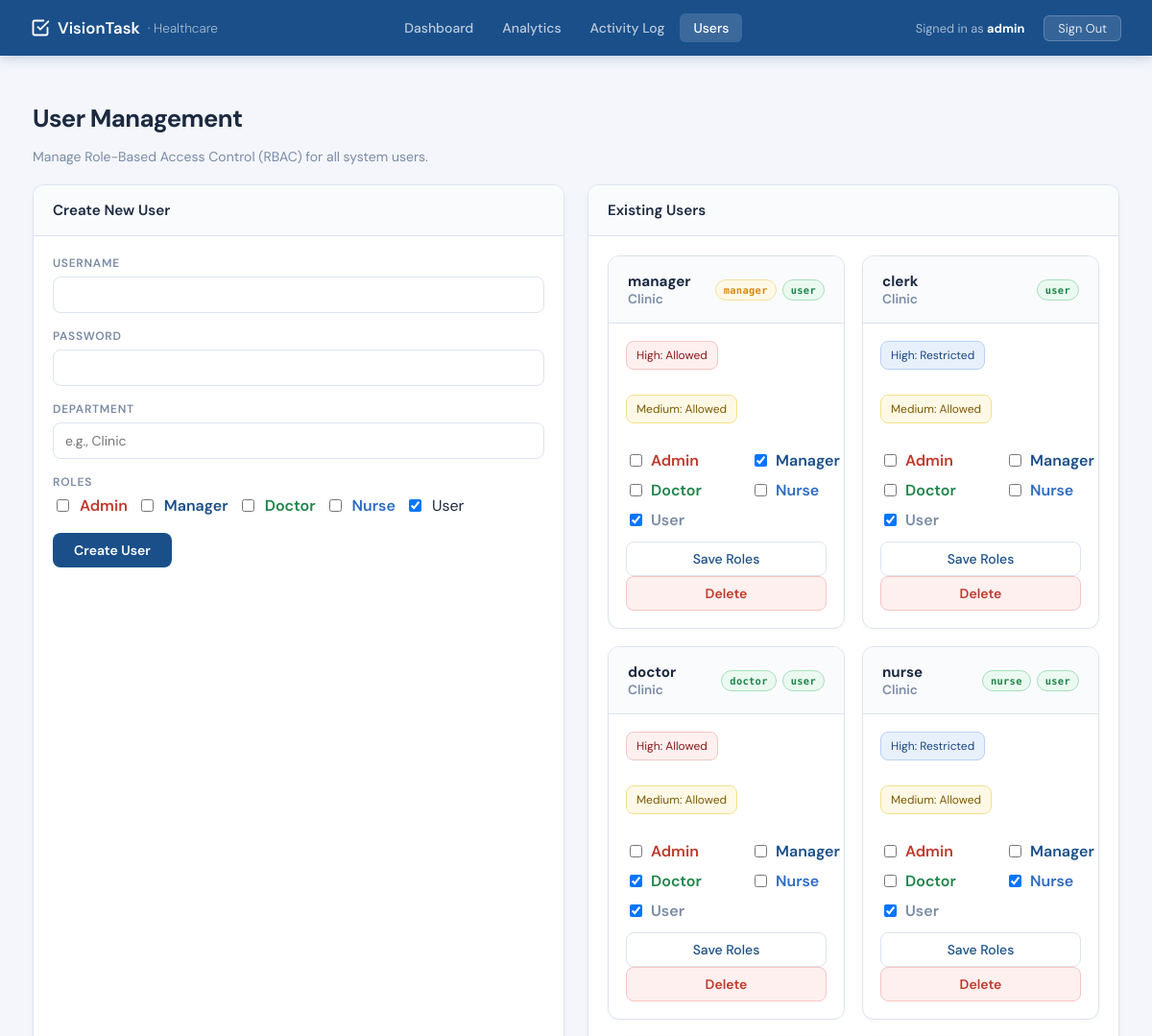
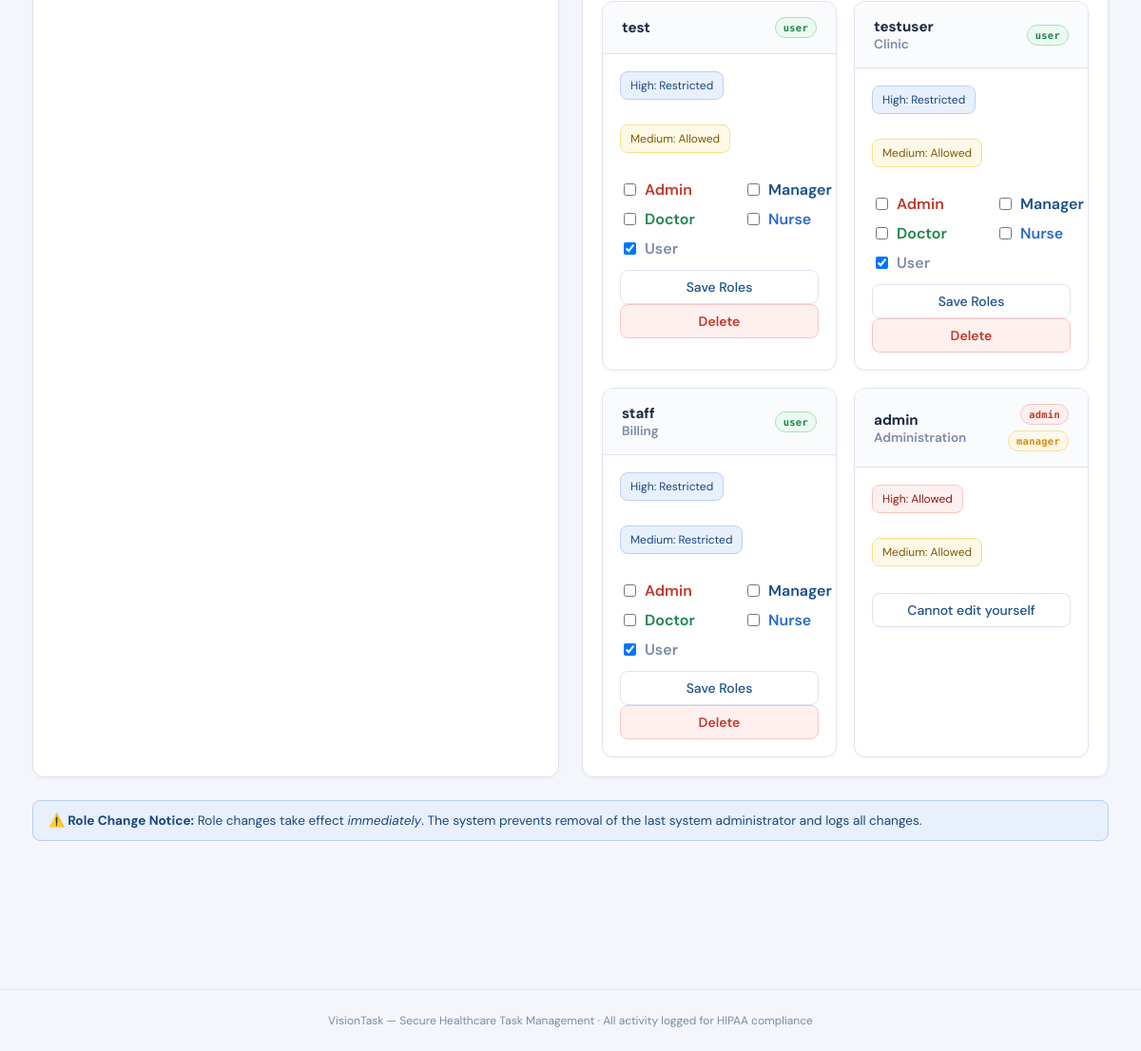
/users (signed in), run on the app's committed database (2 pictures, top to bottom).
### tables this page shows
CREATE TABLE users (
            username TEXT PRIMARY KEY,
            password_hash TEXT NOT NULL,
            roles TEXT NOT NULL,
            department TEXT,
            can_view_high_sensitivity INTEGER NOT NULL,
            can_view_medium_sensitivity INTEGER NOT NULL
        );

### vision_task/app (2).py (the view)
    @app.route("/users", methods=["GET"])
    def ui_users():
        redir = _require_login()
        if redir: return redir
        user = _get_session_user()
        if "admin" not in user.roles:
            return render_template("error.html", user=user,
                                   message="Only administrators can manage users."), 403
        return render_template("users.html", user=user, users=list_users(),
                               success_msg=request.args.get("success"),
                               error_msg=request.args.get("error"))

### vision_task/auth.py (called while the page is built)
def _ensure_demo_users():
    for u in DEMO_USERS:
        existing = db_get_user(u.username)
        if not existing:
            db_insert_user(u)

def list_users() -> list[User]:
    _ensure_demo_users()
    return db_list_users()

def get_user(username: str) -> User | None:
    _ensure_demo_users()
    return db_get_user(username)

### vision_task/db.py (called while the page is built)
def _get_db_path() -> str:
    return os.environ.get("VISION_TASK_DB") or "vision_task.db"

def _get_connection() -> sqlite3.Connection:
    conn = sqlite3.connect(_get_db_path(), detect_types=sqlite3.PARSE_DECLTYPES)
    conn.row_factory = sqlite3.Row
    return conn

def _row_to_user(row: sqlite3.Row) -> User:
    return User(
        username=row["username"],
        password_hash=row["password_hash"],
        roles=json.loads(row["roles"]),
        department=row["department"],
        can_view_high_sensitivity=bool(row["can_view_high_sensitivity"]),
        can_view_medium_sensitivity=bool(row["can_view_medium_sensitivity"]),
    )

def list_users() -> List[User]:
    conn = _get_connection()
    cur = conn.cursor()
    cur.execute("SELECT * FROM users")
    rows = cur.fetchall()
    conn.close()
    return [_row_to_user(r) for r in rows]

def get_user(username: str) -> Optional[User]:
    conn = _get_connection()
    cur = conn.cursor()
    cur.execute("SELECT * FROM users WHERE username = ?", (username,))
    row = cur.fetchone()
    conn.close()
    return _row_to_user(row) if row else None

### vision_task/templates/users.html (shortened to what this page needs)
{% extends "base.html" %}
{% block content %}
<h1 class="vt-page-title">User Management</h1>
<p class="vt-subtitle">Manage Role-Based Access Control (RBAC) for all system users.</p>
<div class="grid-2" style="gap:24px; margin-top:20px;">
    <div class="vt-card">
        <div class="vt-card-header">Create New User</div>
        <div style="padding:20px;">
            <form method="post" action="{{ url_for('ui_create_user') }}">
                <div style="margin-bottom:16px;">
                    <label class="vt-label">Username</label>
                    <input class="vt-input" name="username" required />
                </div>
                <div style="margin-bottom:16px;">
                    <label class="vt-label">Password</label>
                    <input class="vt-input" name="password" type="password" required />
                </div>
                <div style="margin-bottom:16px;">
                    <label class="vt-label">Department</label>
                    <input class="vt-input" name="department" placeholder="e.g., Clinic" />
                </div>
                <div style="margin-bottom:18px;">
                    <label class="vt-label">Roles</label>
                    <div style="display:flex;flex-wrap:wrap;gap:10px;">
                        <label style="display:flex;align-items:center;gap:8px;">
                            <input type="checkbox" name="roles" value="admin" />
                            <span style="font-weight:600;color:var(--high);">Admin</span>
                        </label>
                        <label style="display:flex;align-items:center;gap:8px;">
                            <input type="checkbox" name="roles" value="manager" />
                            <span style="font-weight:600;color:var(--brand);">Manager</span>
                        </label>
                        <label style="display:flex;align-items:center;gap:8px;">
                            <input type="checkbox" name="roles" value="doctor" />
                            <span style="font-weight:600;color:var(--low);">Doctor</span>
                        </label>
                        <label style="display:flex;align-items:center;gap:8px;">
                            <input type="checkbox" name="roles" value="nurse" />
                            <span style="font-weight:600;color:var(--brand-mid);">Nurse</span>
                        </label>
                        <label style="display:flex;align-items:center;gap:8px;">
                            <input type="checkbox" name="roles" value="user" checked />
                            <span>User</span>
                        </label>
                    </div>
                </div>
                <button class="btn-brand" type="submit">Create User</button>
            </form>
        </div>
    </div>
    <div class="vt-card">
        <div class="vt-card-header">Existing Users</div>
        <div style="padding:20px;">
            <div style="display:grid;grid-template-columns:repeat(auto-fit,minmax(240px,1fr));gap:18px;">
                {% for u in users %}
                <div class="vt-card" style="border:1px solid var(--border);">
                    <div class="vt-card-header" style="display:flex;justify-content:space-between;align-items:center;">
                        <div>
                            <strong>{{ u.username }}</strong>
                            {% if u.department %}
                            <div style="font-size:.85rem;color:var(--muted);">{{ u.department }}</div>
                            {% endif %}
                        </div>
                        <div style="display:flex;flex-wrap:wrap;gap:6px;justify-content:flex-end;">
                            {% for r in u.roles %}
                            <span class="sens-badge badge-{{ 'high' if r == 'admin' else 'medium' if r == 'manager' else 'low' }}" style="font-size:.65rem;padding:4px 8px;">
                                {{ r }}
                            </span>
                            {% endfor %}
                        </div>
                    </div>
                    <div style="padding:18px;">
                        <div style="display:flex;gap:10px;flex-wrap:wrap;margin-bottom:12px;">
                            <span class="vt-alert vt-alert-{{ 'danger' if u.can_view_high_sensitivity else 'info' }}" style="padding:6px 10px; font-size:.75rem;">
                                High: {% if u.can_view_high_sensitivity %}Allowed{% else %}Restricted{% endif %}
                            </span>
                            <span class="vt-alert vt-alert-{{ 'warn' if u.can_view_medium_sensitivity else 'info' }}" style="padding:6px 10px; font-size:.75rem;">
                                Medium: {% if u.can_view_medium_sensitivity %}Allowed{% else %}Restricted{% endif %}
                            </span>
                        </div>
                        {% if u.username != user.username %}
                        <form method="post" action="{{ url_for('ui_update_role', username=u.username) }}">
                            <div style="display:grid;grid-template-columns:repeat(2,minmax(120px,1fr));gap:10px;margin-bottom:12px;">
                                {% for role, label, color in [('admin','Admin','var(--high)'),('manager','Manager','var(--brand)'),('doctor','Doctor','var(--low)'),('nurse','Nurse','var(--brand-mid)'),('user','User','var(--muted)')] %}
                                <label style="display:flex;align-items:center;gap:6px;font-weight:600;color:{{ color }};">
                                    <input type="checkbox" name="roles" value="{{ role }}" {% if role in u.roles %}checked{% endif %} />
                                    {{ label }}
                                </label>
                                {% endfor %}
                            </div>
                            <div style="display:flex;gap:10px;flex-wrap:wrap;">
                                <button type="submit" class="btn-outline" style="flex:1;">Save Roles</button>
                            </div>
                        </form>
                        <form method="post" action="{{ url_for('ui_delete_user', username=u.username) }}" onsubmit="return confirm('Delete user {{ u.username }}? This cannot be undone.');">
                            <button type="submit" class="btn-danger-soft" style="width:100%;">Delete</button>
                        </form>
                        {% else %}
                        <div>
                            <button type="button" class="btn-outline" disabled style="width:100%;">Cannot edit yourself</button>
                        </div>
                        {% endif %}
                    </div>
                </div>
                {% endfor %}
            </div>
        </div>
    </div>
</div>
<div class="vt-alert vt-alert-info" style="margin-top:24px;">
    <strong>⚠️ Role Change Notice:</strong> Role changes take effect <em>immediately</em>. The system prevents removal of the last system administrator and logs all changes.
</div>
{% endblock %}

### vision_task/templates/base.html (shortened to what this page needs)
<!DOCTYPE html>
<html lang="en">
<head>
</head>
<body>
{% if session.get('username') %}
<nav class="vt-nav">
    <a class="vt-nav-brand" href="{{ url_for('ui_dashboard') }}">
        <svg width="20" height="20" viewBox="0 0 24 24" fill="none" stroke="currentColor" stroke-width="2.2" stroke-linecap="round" stroke-linejoin="round">
            <path d="M9 11l3 3L22 4"/><path d="M21 12v7a2 2 0 01-2 2H5a2 2 0 01-2-2V5a2 2 0 012-2h11"/>
        </svg>
        VisionTask <span>· Healthcare</span>
    </a>
    <div class="vt-nav-links">
        <a class="vt-nav-link {% if request.endpoint == 'ui_dashboard' %}active{% endif %}" href="{{ url_for('ui_dashboard') }}">Dashboard</a>
        <a class="vt-nav-link {% if request.endpoint == 'ui_performance_analytics' %}active{% endif %}" href="{{ url_for('ui_performance_analytics') }}">Analytics</a>
        <a class="vt-nav-link {% if request.endpoint == 'ui_activity_log' %}active{% endif %}" href="{{ url_for('ui_activity_log') }}">Activity Log</a>
        <a class="vt-nav-link {% if request.endpoint == 'ui_users' %}active{% endif %}" href="{{ url_for('ui_users') }}">Users</a>
    </div>
    <div style="display:flex;align-items:center;gap:12px;">
        <span class="vt-nav-user">Signed in as <strong>{{ session.get('username') }}</strong></span>
        <a class="btn-logout" href="{{ url_for('logout') }}">Sign Out</a>
    </div>
</nav>
{% endif %}
<main class="vt-main">{% block content %}{% endblock %}</main>
<div class="vt-footer">
    VisionTask — Secure Healthcare Task Management · All activity logged for HIPAA compliance
</div>
</body>
</html>

### vision_task/templates/base.html (style rules this page uses)
:root { --brand: #1a4f8a; --brand-light: #e8f0fb; --brand-mid: #2d6bc4; --high: #c0392b; --high-bg: #fdf0ef; --med: #d68910; --med-bg: #fef9e7; --low: #1e8449; --low-bg: #eafaf1; --surface: #f4f6fb; --border: #dde3f0; --text: #1c2a40; --muted: #7a8ba6; }
*, *::before, *::after { box-sizing: border-box; }
body { font-family: 'DM Sans', sans-serif; background: var(--surface); color: var(--text); min-height: 100vh; margin: 0; }
.vt-nav { background: var(--brand); padding: 0 2rem; height: 58px; display: flex; align-items: center; justify-content: space-between; box-shadow: 0 2px 12px rgba(26,79,138,.25); position: sticky; top: 0; z-index: 100; }
.vt-nav-brand { color: #fff; font-weight: 600; font-size: 1.05rem; text-decoration: none; display: flex; align-items: center; gap: 8px; }
.vt-nav-brand span { opacity: .6; font-weight: 300; font-size: .85rem; }
.vt-nav-links { display: flex; align-items: center; gap: 2px; }
.vt-nav-link { color: rgba(255,255,255,.7); text-decoration: none; font-size: .875rem; font-weight: 500; padding: 6px 14px; border-radius: 6px; transition: all .15s; }
.vt-nav-link:hover, .vt-nav-link.active { background: rgba(255,255,255,.15); color: #fff; }
.vt-nav-user { color: rgba(255,255,255,.6); font-size: .8rem; margin-right: 8px; }
.vt-nav-user strong { color: #fff; }
.btn-logout { background: rgba(255,255,255,.12); color: rgba(255,255,255,.85); border: 1px solid rgba(255,255,255,.2); font-size: .8rem; padding: 4px 14px; border-radius: 6px; text-decoration: none; transition: background .15s; }
.vt-main { max-width: 1180px; margin: 0 auto; padding: 32px 24px 80px; }
.vt-card { background: #fff; border: 1px solid var(--border); border-radius: 12px; box-shadow: 0 1px 4px rgba(0,0,0,.04); overflow: hidden; }
.vt-card-header { padding: 16px 20px; border-bottom: 1px solid var(--border); font-weight: 600; font-size: .95rem; display: flex; align-items: center; gap: 8px; background: #fafbfd; }
.sens-badge { display: inline-flex; align-items: center; gap: 4px; padding: 3px 10px; border-radius: 20px; font-size: .72rem; font-weight: 700; font-family: 'DM Mono', monospace; letter-spacing: .03em; }
.badge-high { background: var(--high-bg); color: var(--high); border: 1px solid #f5c6c4; }
.badge-medium { background: var(--med-bg); color: var(--med); border: 1px solid #f5dfa3; }
.badge-low { background: var(--low-bg); color: var(--low); border: 1px solid #a9dfbf; }
.btn-brand { background: var(--brand); color: #fff; border: none; padding: 9px 22px; border-radius: 8px; font-weight: 600; font-size: .875rem; cursor: pointer; transition: background .15s; font-family: inherit; }
.btn-outline { background: #fff; color: var(--brand); border: 1px solid var(--border); padding: 8px 18px; border-radius: 8px; font-weight: 500; font-size: .875rem; text-decoration: none; transition: all .15s; font-family: inherit; cursor: pointer; }
.btn-danger-soft { background: var(--high-bg); color: var(--high); border: 1px solid #f5c6c4; padding: 8px 18px; border-radius: 8px; font-weight: 600; font-size: .875rem; cursor: pointer; font-family: inherit; transition: background .15s; }
.vt-input, .vt-select, .vt-textarea { border: 1px solid var(--border); border-radius: 8px; padding: 9px 12px; font-size: .875rem; font-family: inherit; width: 100%; background: #fff; color: var(--text); transition: border-color .15s, box-shadow .15s; }
.vt-label { font-size: .75rem; font-weight: 600; color: var(--muted); text-transform: uppercase; letter-spacing: .06em; margin-bottom: 6px; display: block; }
.vt-alert { padding: 12px 16px; border-radius: 8px; font-size: .85rem; border: 1px solid; margin-bottom: 16px; }
.vt-alert-info { background: var(--brand-light); border-color: #b8d0f5; color: #1a4780; }
.vt-alert-warn { background: var(--med-bg); border-color: #f5e18a; color: #7d5800; }
.vt-alert-danger { background: var(--high-bg); border-color: #f5c6c4; color: #8b1a1a; }
.vt-page-title { font-size: 1.6rem; font-weight: 700; letter-spacing: -.025em; margin-bottom: 4px; }
.vt-subtitle { color: var(--muted); font-size: .875rem; }
.vt-footer { text-align: center; color: var(--muted); font-size: .75rem; padding: 24px 0; border-top: 1px solid var(--border); margin-top: 60px; }
.grid-2 { display: grid; grid-template-columns: 1fr 1fr; gap: 16px; }

### data on the page
users: get "admin", username "admin", department "Administration", roles "admin" "manager", can_view_high_sensitivity "Allowed", can_view_medium_sensitivity "Allowed", shows "Cannot edit yourself"
users: username "manager", department "Clinic", roles "manager" "user", can_view_high_sensitivity "Allowed", can_view_medium_sensitivity "Allowed", label "Admin" "Manager" "Doctor" "Nurse" "User"
users: username "clerk", department "Clinic", roles "user", can_view_high_sensitivity "Restricted", can_view_medium_sensitivity "Allowed", label "Admin" "Manager" "Doctor" "Nurse" "User"
users: username "doctor", department "Clinic", roles "doctor" "user", can_view_high_sensitivity "Allowed", can_view_medium_sensitivity "Allowed", label "Admin" "Manager" "Doctor" "Nurse" "User"
users: username "nurse", department "Clinic", roles "nurse" "user", can_view_high_sensitivity "Restricted", can_view_medium_sensitivity "Allowed", label "Admin" "Manager" "Doctor" "Nurse" "User"
users: username "test", roles "user", can_view_high_sensitivity "Restricted", can_view_medium_sensitivity "Allowed", label "Admin" "Manager" "Doctor" "Nurse" "User"
users: username "testuser", department "Clinic", roles "user", can_view_high_sensitivity "Restricted", can_view_medium_sensitivity "Allowed", label "Admin" "Manager" "Doctor" "Nurse" "User"
users: username "staff", department "Billing", roles "user", can_view_high_sensitivity "Restricted", can_view_medium_sensitivity "Restricted", label "Admin" "Manager" "Doctor" "Nurse" "User"
